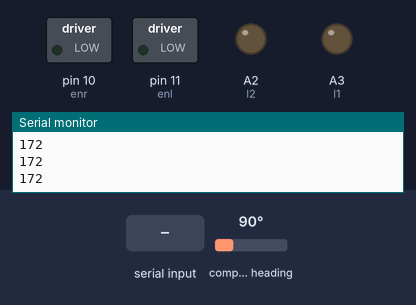
Recording of a sketch running on a simulated Arduino Uno, built with avr-gcc and run on an emulated ATmega328P. On the bench: switched loads named in the sketch (green lamp = pin HIGH), output pins drawn as LEDs (lit = HIGH), the last lines printed to the serial monitor. Wiring (inferred from the names in the program): QMC5883L compass at I2C address 0x0D. Inputs (shaded band) come from the test bench; at power-on: compass heading 90°. Pins used as bus, display or sensor lines are not drawn.

Above: at 1.2 s.
1.3 s: "90,45\n" received over Serial
At 2.1 s:
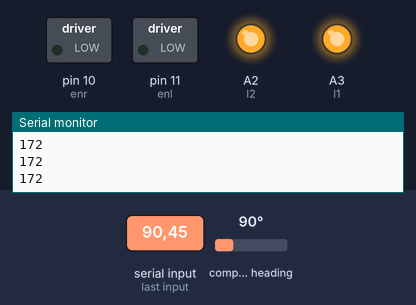
2.8 s: "30,150\n" received over Serial
At 3.6 s:
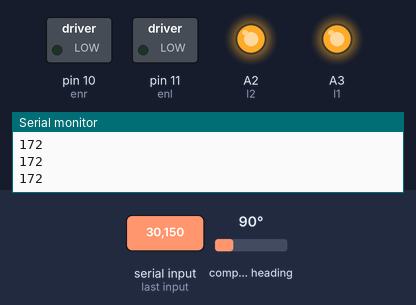
4.3 s: "1\n" received over Serial
At 4.6 s:
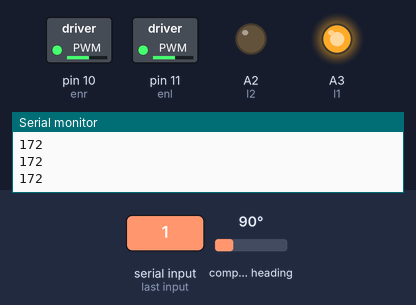
5.8 s: "2\n" received over Serial
At 6.9 s:
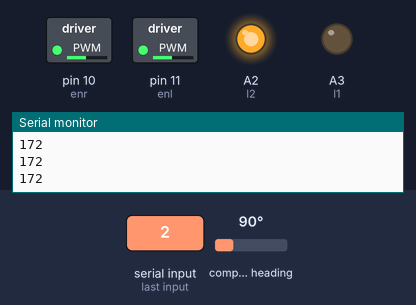
7.3 s: "3\n" received over Serial
At 8.0 s:
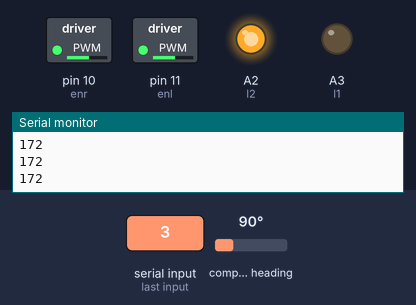
8.8 s: "4\n" received over Serial
At 9.1 s:
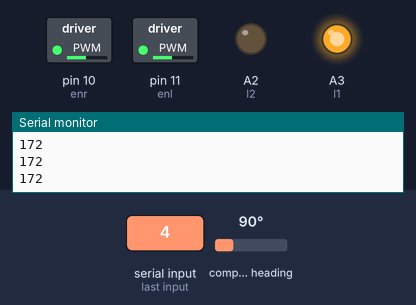
Timing chart, 0 to 11.3 s (numbered marks = the images above; inputs shaded):
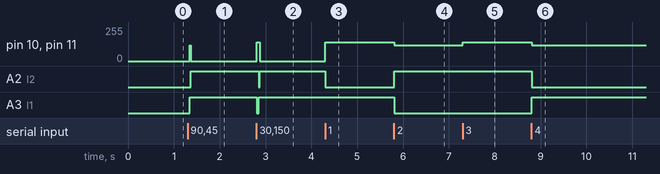

Measured:
- after the input at 1.3 s, pin 10 (enr), pin 11 (enl): 0/255 → 120/255 after 0.05 s, → 0/255 0.02 s later; A2 (l2): LOW → HIGH after 0.07 s; A3 (l1): LOW → HIGH after 0.05 s
- after the input at 2.8 s, pin 10 (enr), pin 11 (enl): 0/255 → 140/255 at once, → 0/255 0.06 s later; A2 (l2): HIGH → LOW after 0.05 s, → HIGH 0.02 s later; A3 (l1): HIGH → LOW at once, → HIGH 0.04 s later
- after the input at 4.3 s, pin 10 (enr), pin 11 (enl): 0/255 → 140/255 at once; A2 (l2): HIGH → LOW at once
- after the input at 5.8 s, pin 10 (enr), pin 11 (enl): 140/255 → 120/255 at once; A2 (l2): LOW → HIGH at once; A3 (l1): HIGH → LOW at once
- after the input at 7.3 s, pin 10 (enr), pin 11 (enl): 120/255 → 140/255 at once
- after the input at 8.8 s, pin 10 (enr), pin 11 (enl): 140/255 → 120/255 at once; A2 (l2): HIGH → LOW at once; A3 (l1): LOW → HIGH at once

The sketch:

Objectracker.ino
```cpp
#include <Wire.h>
#include <QMC5883L.h>

QMC5883L compass;


//int pwm_a = 10; //PWM control for motor outputs 1 and 2 is on digital pin 10
int l1=A3;
int l2=A2;

int r1=A1;
int r2=A0;

int enl=11;
int enr=10;

int lowspeed = 120;
int highspeed = 140;

//Distance away
int distance;

//Sets the duration each keystroke captures the motors.
int keyDuration = 10;

int iComp;

void setup()
{
  Wire.begin();
  Serial.begin(9600);
  compass.init();


  pinMode(l1,OUTPUT);   // Left motor output
  pinMode(l2,OUTPUT);

  pinMode(r1,OUTPUT);  //Right motor output
  pinMode(r2,OUTPUT);

  pinMode(enl,OUTPUT);   //Enable pins of R and L motors
  pinMode(enr,OUTPUT);

  analogWrite(enl, 0);
  analogWrite(enr, 0);

}

void loop()
{

  int x,y,z;
  compass.read(&x,&y,&z);

  // Calculate heading when the magnetometer is level, then correct for signs of axis.
  // Atan2() automatically check the correct formula taking care of the quadrant you are in
  float heading = atan2(y, x);

  float declinationAngle = 0.0404;
  heading += declinationAngle;
  // Find yours here: http://www.magnetic-declination.com/

   // Correct for when signs are reversed.
  if(heading < 0)
    heading += 2*PI;

  // Check for wrap due to addition of declination.
  if(heading > 2*PI)
    heading -= 2*PI;

  // Convert radians to degrees for readability.
  float headingDegrees = heading * 180/M_PI;

  // Normally we would delay the application by 66ms to allow the loop
  // to run at 15Hz (default bandwidth for the HMC5883L).
  // However since we have a long serial out (104ms at 9600) we will let
  // it run at its natural speed.
  // delay(66);

  //This throttles how much data is sent to Python code.
  //Basically, it updates every second (10 microsecond delay X 100 iComps)
  if (iComp >= 30){

    int adjHeading = 0;
    //The "floor" part makes the float into an integer, rounds it up.
    headingDegrees = floor(headingDegrees);
    if (headingDegrees >= 280){
        adjHeading = map(headingDegrees, 280, 360, 0, 79);
    }
    else if (headingDegrees <= 279) {
        adjHeading = map(headingDegrees, 0, 279, 80, 360);
    }

    Serial.println(adjHeading);
    iComp=0;
  }
  iComp++;

  delay(10); //For serial stability.

 int val = Serial.read() - '0';

  if (val == 1)
  {
    Back();
  }

  else if (val == 2)
  {
    Right();
  }

  else if (val == 3)
  {
    Forward();
  }

  else if (val == 4)
  {
    Left();
  }

  else if (val == 5)
  {
    Stop();
  }

}

void Back(){
//Straight back
      analogWrite(enl, highspeed);
      analogWrite(enr, highspeed);

      digitalWrite(l1,HIGH);
      digitalWrite(l2,LOW);

      digitalWrite(r1,HIGH);
      digitalWrite(r2,LOW);

delay(keyDuration);
}

void Left(){
      //Left
      analogWrite(enl,lowspeed);
      analogWrite(enr,lowspeed);

      digitalWrite(l1,HIGH);
      digitalWrite(l2,LOW);

      digitalWrite(r1,LOW);
      digitalWrite(r2,HIGH);

delay(keyDuration);
}

void Right(){
      //Right
      analogWrite(enl,lowspeed);
      analogWrite(enr,lowspeed);

      digitalWrite(l1,LOW);
      digitalWrite(l2,HIGH);

      digitalWrite(r1,HIGH);
      digitalWrite(r2,LOW);

delay(keyDuration);
}

void Forward(){
  //set both motors to run at 100% duty cycle (fast)

  analogWrite(enl,highspeed);
  analogWrite(enr,highspeed);

  digitalWrite(l1,LOW);
  digitalWrite(l2,HIGH);

  digitalWrite(r1,LOW);
  digitalWrite(r2,HIGH);

  delay(keyDuration);
}

void Stop(){
  //set both motors to run at 100% duty cycle (fast)
  analogWrite(enl,0);
  analogWrite(enr,0);

  //Straight forward
  digitalWrite(l1,HIGH);
  digitalWrite(l2,HIGH);

  digitalWrite(r1,HIGH);
  digitalWrite(r2,HIGH);

  delay(keyDuration);
}
```

QMC5883L.h
```cpp
// (licence header left out)
#ifndef QMC5883L_h
#define QMC5883L_h


#if ARDUINO >= 100
  #include "Arduino.h"
#else
  #include "WProgram.h"
#endif

#include "Wire.h"

#define QMC5883L_ADDR 0x0D//The default I2C address is 0D: 0001101


//Registers Control //0x09

#define Mode_Standby    0b00000000
#define Mode_Continuous 0b00000001

#define ODR_10Hz        0b00000000
#define ODR_50Hz        0b00000100
#define ODR_100Hz       0b00001000
#define ODR_200Hz       0b00001100

#define RNG_2G          0b00000000
#define RNG_8G          0b00010000

#define OSR_512         0b00000000
#define OSR_256         0b01000000
#define OSR_128         0b10000000
#define OSR_64          0b11000000


class QMC5883L{

public:
void setAddress(uint8_t addr);
void init();
void setMode(uint16_t mode,uint16_t odr,uint16_t rng,uint16_t osr);
void softReset();
void read(uint16_t* x,uint16_t* y,uint16_t* z);
void read(int* x,int* y,int* z);

private:
void WriteReg(uint8_t Reg,uint8_t val);
uint8_t address = QMC5883L_ADDR;

};

#endif
```
